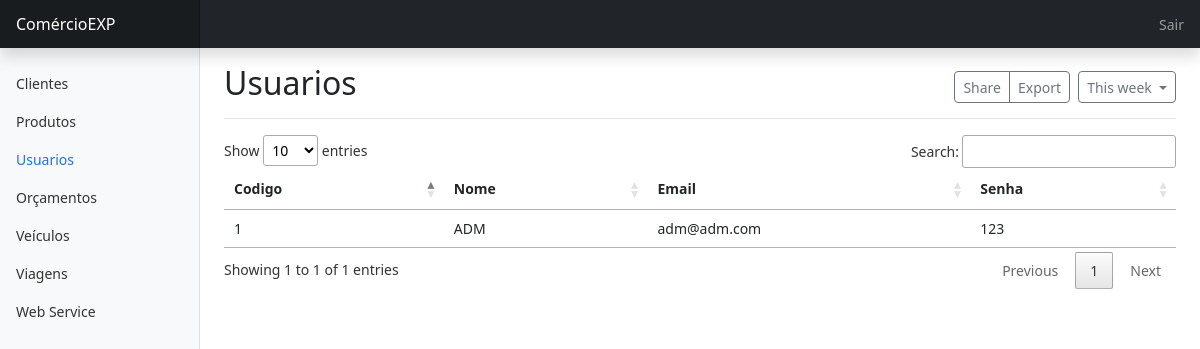
The app's page /menu.php?modulo=listagem_usuario with its own data.
### tables this page shows
CREATE TABLE IF NOT EXISTS `usuarios` (
  `cd_usuario` int(11) NOT NULL AUTO_INCREMENT,
  `ds_usuario` varchar(50) NOT NULL,
  `ds_senha` varchar(80) NOT NULL,
  `ds_email` varchar(50) DEFAULT NULL,
  `permissao` smallint DEFAULT 0 CHECK (permissao IN (0, 1)),
  PRIMARY KEY (`cd_usuario`)
);

### listagem_usuario.php (the view, shortened to what this page needs)
<main class="col-md-9 ms-sm-auto col-lg-10 px-md-4">
      <div class="d-flex justify-content-between flex-wrap flex-md-nowrap align-items-center pt-3 pb-2 mb-3 border-bottom">
        <h1 class="h2">Usuarios</h1>
        <div class="btn-toolbar mb-2 mb-md-0">
          <div class="btn-group me-2">
            <button type="button" class="btn btn-sm btn-outline-secondary">Share</button>
            <button type="button" class="btn btn-sm btn-outline-secondary">Export</button>
          </div>
          <button type="button" class="btn btn-sm btn-outline-secondary dropdown-toggle">
            This week
          </button>
        </div>
      </div>
    <table id="example"  style="width:100%">
        <thead>
            <tr>
                <th>Codigo</th>
                <th>Nome</th>
                <th>Email</th>
                <th>Senha</th>
            </tr>
        </thead>
        <tbody>
        <?php
          $SQL = "select * from usuarios  order by ds_usuario";
          $RSS = mysqli_query($conexao,$SQL)or print(mysqli_error());
          while($RS = mysqli_fetch_array($RSS))
          {
            echo "<tr onClick='Clica(".$RS["cd_usuario"].")' >";
            echo "<td>".$RS["cd_usuario"]."</td>";
            echo "<td>".$RS["ds_usuario"]."</td>";
            echo "<td>".$RS["ds_email"]."</td>";
            echo "<td>".$RS["ds_senha"]."</td>";
            echo "</tr>";
          }
        ?>
        </tbody>
    </table>
  </main>

### dashboard.css (style rules this page uses)
body { font-size: .875rem; }

### records on screen
usuarios: cd_usuario "1", ds_usuario "ADM", ds_email "adm@adm.com", ds_senha "123"
